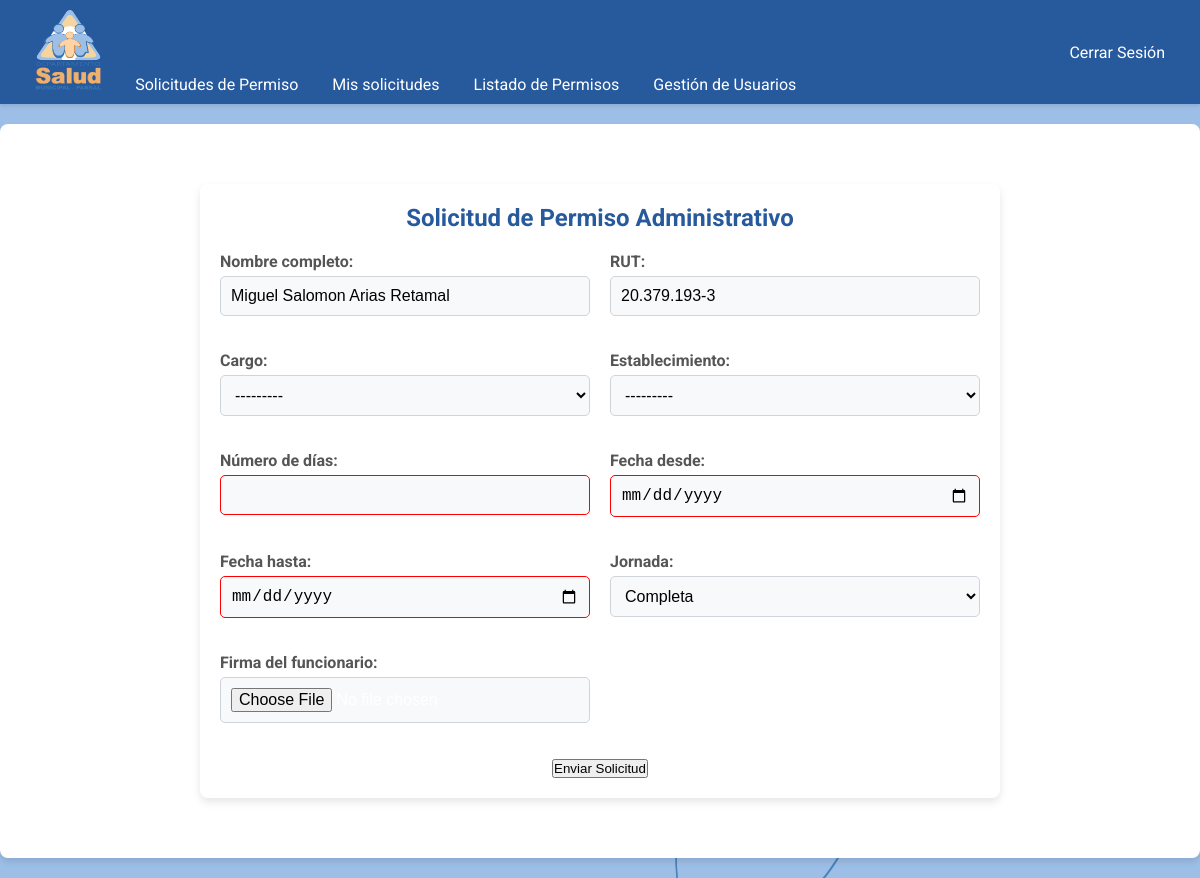
Screenshot of /admin-permission-request/ (signed in) with the database file from the repository.
### permisos/models.py (models this page shows, shortened)
class UserProfile(models.Model):
    CARGO_CHOICES = [
        ('Dentista', 'Dentista'),
        ('Medico', 'Médico'),
        ('Quimico-Farmaceutico', 'Químico-Farmacéutico'),
        ('Asistente Social', 'Asistente Social'),
        ('Enfermera', 'Enfermera'),
        ('Kinesiologo', 'Kinesiólogo'),
        ('Matrona', 'Matrona'),
        ('Nutricionista', 'Nutricionista'),
        ('Psicologo', 'Psicólogo'),
        ('Tecnologo Medico', 'Tecnólogo Médico'),
        ('Fonoaudiologo', 'Fonoaudiólogo'),
        ('Terapeuta Ocupacional', 'Terapeuta Ocupacional'),
        ('Educadora de Parvulos', 'Educadora de Párvulos'),
        ('Profesor de Educacion Fisica', 'Profesor de Educación Física'),
        ('Abogado', 'Abogado'),
        ('Ingeniero en Informatica', 'Ingeniero en Informática'),
        ('Ingeniero en Prevencion de Riesgos', 'Ingeniero en Prevención de Riesgos'),
        ('Ingeniero en Administracion de Empresas', 'Ingeniero en Administración de Empresas'),
        ('Ingeniero Comercial', 'Ingeniero Comercial'),
        ('Contador Auditor', 'Contador Auditor'),
        ('TENS Enfermeria', 'TENS (Enfermería)'),
        ('TANS Administracion', 'TANS (Administración)'),
        ('Podologo', 'Podólogo'),
        ('Estadistico', 'Estadístico'),
        ('Programador', 'Programador/ Técnico en Computación'),
        ('Paramedico', 'Paramédico'),
        ('Secretaria', 'Secretaria'),
        ('Administrativos de Salud', 'Administrativos de Salud'),
        ('Auxiliar de Servicio', 'Auxiliar de Servicio'),
        ('Conductor', 'Conductor'),
        ('Estafeta', 'Estafeta'),
        ('Director de Consultorio', 'Director de Consultorio (CESFAM Arrau Méndez)'),
        ('Director de Departamento de Salud Municipal', 'Director de Departamento de Salud Municipal'),
    ]
    DEPARTAMENTO_CHOICES = [
        ('Posta de Salud Rural Villa Baviera', 'Posta de Salud Rural Villa Baviera'),
        ('Posta de Salud Rural Los Canelos', 'Posta de Salud Rural Los Canelos'),
        ('Posta de Salud Rural Bullileo', 'Posta de Salud Rural Bullileo'),
        ('Posta de Salud Rural Bajos de Huenutil', 'Posta de Salud Rural Bajos de Huenutil'),
        ('Posta de Salud Rural Catillo', 'Posta de Salud Rural Catillo'),
        ('Posta de Salud Rural Digua', 'Posta de Salud Rural Digua'),
        ('Posta de Salud Rural Monte Flor', 'Posta de Salud Rural Monte Flor'),
        ('Posta de Salud Rural San Alejo', 'Posta de Salud Rural San Alejo'),
        ('Posta de Salud Rural Talquita', 'Posta de Salud Rural Talquita'),
        ('Posta de Salud Rural Los Carros', 'Posta de Salud Rural Los Carros'),
        ('Posta de Salud Rural Perquilauquén', 'Posta de Salud Rural Perquilauquén'),
        ('Posta de Salud Rural La Orilla', 'Posta de Salud Rural La Orilla'),
        ('Posta de Salud Rural Fuerte Viejo', 'Posta de Salud Rural Fuerte Viejo'),
        ('Centro Comunitario de Salud Familiar Los Olivos', 'Centro Comunitario de Salud Familiar Los Olivos'),
        ('Centro de Salud Familiar Arrau Méndez', 'Centro de Salud Familiar Arrau Méndez'),
        ('SAR', 'SAR'),
        ('Hospital San José', 'Hospital San José'),
        ('Centro Comunitario de Salud Familiar Buenos Aires', 'Centro Comunitario de Salud Familiar Buenos Aires'),
        ('Departamento de Salud Municipal Parral', 'Departamento de Salud Municipal Parral'),
    ]
    USER_TYPE_CHOICES = [
        ('usuario_normal', 'Usuario Normal'),
        ('admin', 'Administrador'),
        ('personal_administrativo', 'Personal Administrativo'),
    ]
    user = models.OneToOneField(User, on_delete=models.CASCADE)
    full_name = models.CharField("Nombre completo", max_length=100)
    rut = models.CharField("RUT", max_length=12)
    position = models.CharField("Cargo", max_length=50, choices=CARGO_CHOICES, null=True, blank=True)
    establishment = models.CharField("Establecimiento", max_length=100, choices=DEPARTAMENTO_CHOICES, null=True, blank=True)
    user_type = models.CharField("Tipo de Usuario", max_length=50, choices=USER_TYPE_CHOICES, default='usuario_normal')
    permissions = models.CharField("Permisos", max_length=100, null=True, blank=True)
    firma = models.ImageField("Firma", upload_to='firmas/', null=True, blank=True)

### permisos/views.py (the view)
# urls.py: path('admin-permission-request/', views.admin_permission_request, name='admin_permission_request'),  # Solicitud de permiso administrativo
@login_required
def admin_permission_request(request):
    if request.method == "POST":
        form = AdminPermissionRequestForm(
            request.POST, request.FILES, user=request.user
        )
        if form.is_valid():
            permission_request = form.save(commit=False)
            permission_request.user = request.user
            permission_request.save()
            messages.success(request, "Solicitud enviada exitosamente.")
            return redirect("home")
    else:
        form = AdminPermissionRequestForm(user=request.user)
    return render(request, "admin_permission_request.html", {"form": form})

### permisos/forms.py
class AdminPermissionRequestForm(forms.ModelForm):
    class Meta:
        model = PermissionRequestAdmin
        fields = [
            "full_name", "rut", "position", "establishment",
            "number_of_days", "date_from", "date_to",
            "jornada", "firma_funcionario",
        ]
        widgets = {
            "date_from": forms.DateInput(attrs={"type": "date"}),
            "date_to": forms.DateInput(attrs={"type": "date"}),
        }
    def __init__(self, *args, **kwargs):
        user = kwargs.pop("user", None)
        super().__init__(*args, **kwargs)
        if user:
            profile = user.userprofile
            self.fields["full_name"].initial = profile.full_name
            self.fields["rut"].initial = profile.rut

### permisos/templates/admin_permission_request.html (shortened to what this page needs)
{% extends "base.html" %}
{% block content %}
<div class="form-container">
    <h2>Solicitud de Permiso Administrativo</h2>
    <form method="POST" enctype="multipart/form-data">
        <div class="form-grid">
            <div class="form-group">
                <label for="full_name">{{ form.full_name.label }}:</label>
                {{ form.full_name }}
            </div>
            <div class="form-group">
                <label for="rut">{{ form.rut.label }}:</label>
                {{ form.rut }}
            </div>
            <div class="form-group">
                <label for="position">{{ form.position.label }}:</label>
                {{ form.position }}
            </div>
            <div class="form-group">
                <label for="establishment">{{ form.establishment.label }}:</label>
                {{ form.establishment }}
            </div>
            <div class="form-group">
                <label for="number_of_days">{{ form.number_of_days.label }}:</label>
                {{ form.number_of_days }}
            </div>
            <div class="form-group">
                <label for="date_from">{{ form.date_from.label }}:</label>
                {{ form.date_from }}
            </div>
            <div class="form-group">
                <label for="date_to">{{ form.date_to.label }}:</label>
                {{ form.date_to }}
            </div>
            <div class="form-group">
                <label for="jornada">{{ form.jornada.label }}:</label>
                {{ form.jornada }}
            </div>
            <div class="form-group">
                <label for="firma_funcionario">{{ form.firma_funcionario.label }}:</label>
                {{ form.firma_funcionario }}
            </div>
        </div>
        <div class="form-actions">
            <button type="submit">Enviar Solicitud</button>
        </div>
    </form>
</div>
{% endblock %}

### permisos/static/css/main.css (style rules this page uses)
* { margin: 0; padding: 0; box-sizing: border-box; }
body { color: white; font-family: "Roboto", sans-serif; background-color: #9dbee6; background-size: cover; }
button { cursor: pointer; transition: background-color 0.3s ease; }

### permisos/static/css/forms.css (style rules this page uses)
.form-container { max-width: 800px; margin: 40px auto; padding: 20px; background-color: #ffffff; border-radius: 8px; box-shadow: 0 4px 8px rgba(0, 0, 0, 0.1); }
h2 { text-align: center; margin-bottom: 20px; color: #27599d; }
.form-grid { display: grid; grid-template-columns: repeat(auto-fit, minmax(300px, 1fr)); gap: 20px; }
.form-group { margin-bottom: 15px; }
.form-group label { font-weight: bold; display: block; margin-bottom: 5px; color: #555; }
.form-group input, .form-group select, .form-group textarea { width: 100%; padding: 10px; font-size: 16px; border: 1px solid #ced4da; border-radius: 5px; background-color: #f8f9fa; }
.form-actions { text-align: center; margin-top: 20px; }
input:invalid { border-color: red; }

### rows the page displays
UserProfile: full_name "Miguel Salomon Arias Retamal", rut "20.379.193-3", position "---------", establishment "---------"
